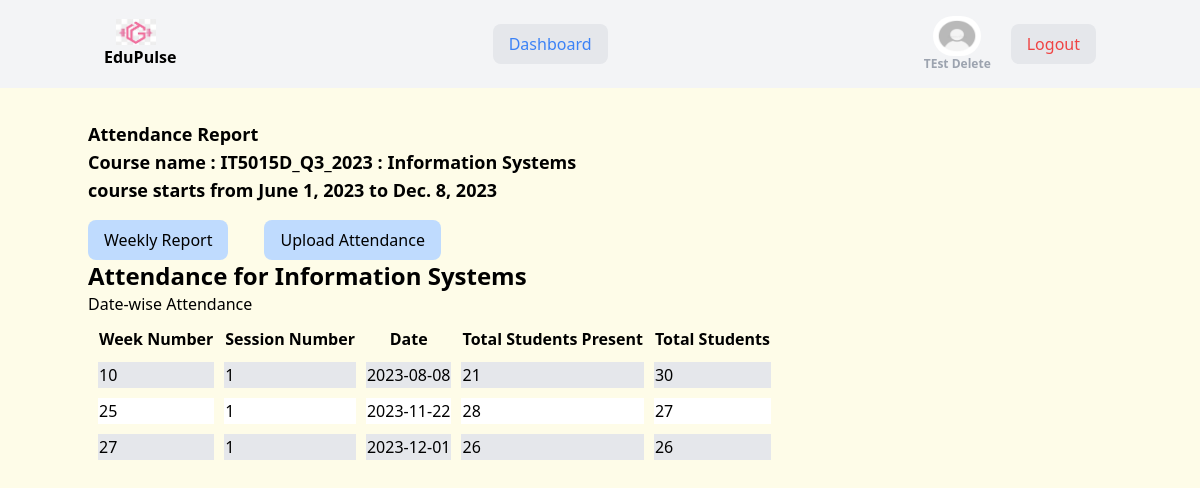
The app's page /wc_current_programs/courses-offering/attendance/a7aa684a-1af6-4e7f-967b-00e4e5e8d4f9/ (signed in) with its own data.
### customUser/models.py (models this page shows, shortened)
class NewUser(AbstractUser):
    Gender_Choice=[
        ('M','Male'),
        ('F','Female'),
        ('O','Other'),
    ]
    temp_id=models.CharField(max_length=255,blank=True,null=True)
    gender=models.CharField(max_length=100,choices=Gender_Choice,null=True,blank=True)
    phone = models.DecimalField(max_digits=12, decimal_places=0, null=True, blank=True)
    dob=models.DateField(default=None, blank=True, null=True)
    user_image = models.ImageField(upload_to='user_images/', null=True, blank=True)
    nationality=models.CharField(max_length=255,null=True,blank=True)
    address=models.ForeignKey(Address, verbose_name="Address", on_delete=models.CASCADE,null=True,blank=True)
    campus=models.ForeignKey(Campus, verbose_name="Campus", on_delete=models.CASCADE,null=True,blank=True, related_name='users')

### program/models.py (models this page shows, shortened)
class CourseOffering(BaseModel):
    OFFERING_CHOICES = [
        ('online', 'ONLINE'),
        ('offline', 'OFFLINE'),
        ('blended', 'BLENDED'),
    ]
    course=models.ForeignKey(Course, verbose_name=("course"), on_delete=models.CASCADE,null=True,blank=True,related_name='course_offering')
    start_date=models.DateField( auto_now=False, auto_now_add=False)
    end_date=models.DateField( auto_now=False, auto_now_add=False)
    remark=models.TextField(max_length=255,blank=True,null=True)
    result_status_code=models.CharField(max_length=255,null=True,blank=True)
    result_status=models.CharField(max_length=255,null=True,blank=True)
    student = models.ManyToManyField(Student,blank=True ,related_name='course_offerings')
    teacher = models.ManyToManyField(Staff,blank=True ,related_name='course_offerings')
    offering_mode = models.CharField(max_length=10,choices=OFFERING_CHOICES,default='online',blank=True, null=True,help_text='Select the mode of course offering: Online, Offline, or Blended'
    )

class Course(BaseModel):
    name=models.CharField(max_length=255,null=True,blank=True)
    description=models.CharField(max_length=255,null=True,blank=True)
    key_components=models.CharField(max_length=255,null=True,blank=True)
    program_link = models.URLField(max_length=255, null=True, blank=True)
    total_credit=models.PositiveIntegerField(null=True,blank=True)
    duration_in_week=models.PositiveIntegerField(null=True,blank=True)
    program = models.ManyToManyField(Program, blank=True, related_name='course')
    course_efts=models.FloatField(null=True,blank=True)

### report/views.py (the view)
# urls.py: path('<uuid:pk>/', AttendanceListView.as_view(),name='attendance_list'),
class AttendanceListView(LoginRequiredMixin,DetailView):
    model = CourseOffering
    template_name = 'report/attendance/attendance_list.html'
    context_object_name = 'course_offering'
    def get_context_data(self, **kwargs):
        context = super().get_context_data(**kwargs)
        attendance_list = self.object.attendance.values('attendance_date').annotate(
            total_present=Count(Case(When(is_present='present', then=1))),
            total_students=Count('student')
        ).order_by('attendance_date')
        course_start_date = self.object.start_date
        for attendance in attendance_list:
            attendance['week_number'] = get_week_number(course_start_date,attendance['attendance_date'])
        current_week_number =0
        current_session_number=0
        for attendance in attendance_list:
            new_week_number=attendance['week_number']
            if current_week_number==new_week_number:
               new_session_number=current_session_number+1
            else:
                new_session_number=1
            attendance['session_number']=new_session_number
            current_session_number=new_session_number
            current_week_number=new_week_number
        context['attendance_list'] = attendance_list
        return context

### customUser/templatetags/custom_tags.py (called while the page is built)
@register.filter(name='user_belongs_to_group')
def user_belongs_to_group(user,group_name):
        return user.groups.filter(name=group_name).exists()

### report/views.py (called while the page is built)
def get_week_number(startingDate,currentDate):
    startingDate = datetime.combine(startingDate, datetime.min.time())
    currentDate = datetime.combine(currentDate, datetime.min.time())
    delta=currentDate-startingDate
    weeks=delta.days//7
    return weeks +1

### templates/report/attendance/attendance_list.html (shortened to what this page needs)
{% extends "base.html" %}
{% block content %}
<section>
    <h1 class='my-4 font-semibold text-lg'>Attendance Report
        <br>
        Course name : {{course_offering.temp_id}} : {{course_offering.course.name}}
        <br>
        course starts from  {{course_offering.start_date}} to {{course_offering.end_date}}
    </h1>
   <div class='flex flex-row gap-9'>
    <a href="{% url 'weekly_report_list' course_offering.pk %}" class="px-4 py-2  bg-blue-200 rounded-lg"> Weekly Report</a>
    <a href="{% url 'upload_attendance' course_offering.pk %}" class="px-4 py-2  bg-blue-200 rounded-lg"> Upload Attendance</a>
   </div>
    <h1 class="text-2xl font-semibold mb-0">Attendance for {{ course_offering.course.name }}</h1>
    <h2>Date-wise Attendance</h2>
    <table class="table-auto w-full"style="border-collapse: separate; border-spacing: 10px ;">
        <thead>
            <tr>
                <th>Week Number</th>
                <th>Session Number</th>
                <th>Date</th>
                <th>Total Students Present</th>
                <th>Total Students</th>
            </tr>
        </thead>
        <tbody>
            {% for attendance in attendance_list %}
                <tr class="{% cycle 'bg-gray-200' 'bg-white' %}">
                    <td>{{ attendance.week_number }}</td>
                    <td>{{ attendance.session_number }}</td>
                    <td>{{ attendance.attendance_date|date:'Y-m-d' }}</td>
                    <td>{{ attendance.total_present|default:'0' }}</td>
                    <td>{{ attendance.total_students }}</td>
                </tr>
            {% endfor %}
        </tbody>
    </table>
</section>
{% endblock %}

### templates/components/base/header.html (shortened to what this page needs)
{% load custom_tags %}
{% load static %}
{% block content %}
<nav class="bg-gray-100 ">
  <div class="container mx-auto flex items-center justify-between p-4  flex-row gap-4">
      <a href="{% url 'dashboard' %}" class="flex items-center flex-col">
          <img src="{% static '/logo/logo.jpeg' %}" alt="Logo" class="w-10 h-08 mr-2">
          <span class="text-md font-semibold">EduPulse</span>
      </a>
      <div id="navLinks"  class=" hidden flex-col justify-center lg:items-center items-end lg:flex-row lg:flex space-x-4  md:flex-wrap">
        <a href="{% url 'dashboard' %}" class="text-blue-500 bg-gray-200 px-4 py-2 rounded-lg">Dashboard</a>
      </div>
      <div class="flex items-center space-x-2 flex-row gap-3">
          {% if user.is_authenticated %}
              <div class='flex flex-col justify-center items-center'>
                {% if current_user.user_image and current_user.user_image.url %}
                <img src="{{ user.user_image.url }}" alt="{{ user.username }}" class="w-12 h-10 rounded-full">
            {% else %}
              <img src="{% static '/default/default_user_image.jpeg' %}" class="w-12 h-10 rounded-full">
            {% endif %}
              <span class="hidden lg:inline  text-center  text-xs font-semibold text-gray-400">{{ user.first_name }} {{ user.last_name }}</span>
              </div>
              <a href="{% url 'user-logout' %}" class="text-red-500 md:mr-5 bg-gray-200 px-4 py-2 rounded-lg">Logout</a>
              {% else %}
              <a href="{% url 'user-login' %}" class="text-blue-500 md:mr-5 bg-gray-200 px-4 py-2 rounded-lg">Login</a>
          {% endif %}
      </div>
  </div>
</nav>
  {% endblock content %}

### static/src/styles.css (style rules this page uses)
html { line-height: 1.5; -webkit-text-size-adjust: 100%; -moz-tab-size: 4; -o-tab-size: 4; tab-size: 4; font-family: ui-sans-serif, system-ui, -apple-system, BlinkMacSystemFont, "Segoe UI", Roboto, "Helvetica Neue", Arial, "Noto Sans", sans-serif, "Apple Color Emoji", "Segoe UI Emoji", "Segoe UI Symbol", "Noto Color Emoji"; font-feature-settings: normal; font-variation-settings: normal; }
body { margin: 0; line-height: inherit; }
h1, h2, h3, h4, h5, h6 { font-size: inherit; font-weight: inherit; }
a { color: inherit; text-decoration: inherit; }
table { text-indent: 0; border-color: inherit; border-collapse: collapse; }
blockquote, dl, dd, h1, h2, h3, h4, h5, h6, hr, figure, p, pre { margin: 0; }
img, svg, video, canvas, audio, iframe, embed, object { display: block; vertical-align: middle; }
img, video { max-width: 100%; height: auto; }
.container { width: 100%; }
@media (min-width: 640px) { .container { max-width: 640px; } }
@media (min-width: 768px) { .container { max-width: 768px; } }
@media (min-width: 1024px) { .container { max-width: 1024px; } }
.mx-auto { margin-left: auto; margin-right: auto; }
.bg-yellow-50 { --tw-bg-opacity: 1; background-color: rgb(254 252 232 / var(--tw-bg-opacity)); }

### records on screen
NewUser: first_name "TEst", last_name "Delete"
CourseOffering: temp_id "IT5015D_Q3_2023", course.name "Information Systems", start_date "June 1, 2023", end_date "Dec. 8, 2023"

### other values on screen
{{ attendance.week_number }} "10" "25" "27"
{{ attendance.session_number }} "1" "1" "1"
{{ attendance.attendance_date|date:'Y-m-d' }} "2023-08-08" "2023-11-22" "2023-12-01"
{{ attendance.total_present|default:'0' }} "21" "28" "26"
{{ attendance.total_students }} "30" "27" "26"
